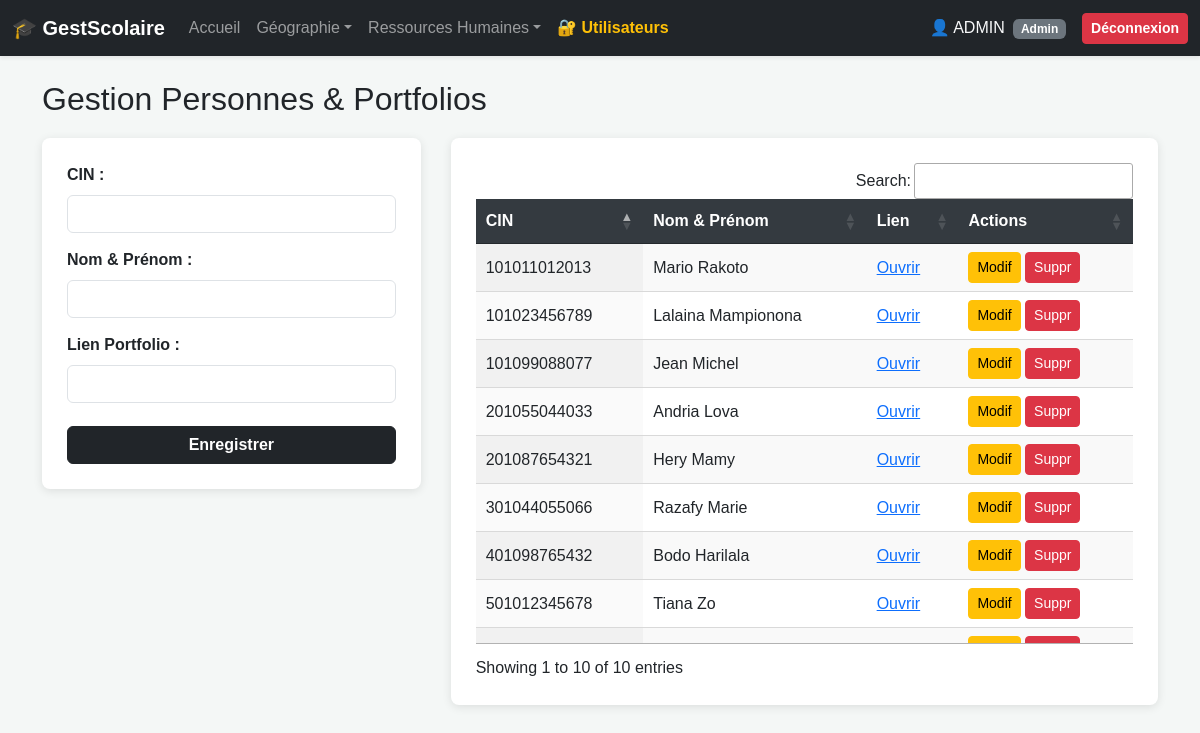
The page /portfolio/ (signed in) on the database its author committed.
### gestion_scolaire/models.py (models this page shows, shortened)
class LienPortfolio(models.Model):
    cin = models.CharField(max_length=20, unique=True, verbose_name="Numéro de CIN")
    nom_prenom = models.CharField(max_length=150, verbose_name="Nom et Prénom")
    lien = models.URLField(max_length=255, verbose_name="Lien du portfolio")
    etablissements = models.ManyToManyField(Etablissement, through='Presence', related_name='liens_portfolio')

### gestion_scolaire/views.py (the view, shortened to what this page needs)
# urls.py: path('portfolio/', views.manage_portfolio, name='manage_portfolio'),
@login_required
def manage_portfolio(request, id=None):
    instance = get_object_or_404(LienPortfolio, id=id) if id else None
    portfolios = filter_queryset_by_user(LienPortfolio.objects.all(), request.user, 'portfolio').order_by('-id')
    return render(request, 'manage_portfolio.html', {'portfolios': portfolios, 'edit_obj': instance})

### gestion_scolaire/views.py (called while the page is built, shortened)
def filter_queryset_by_user(queryset, user, entity_type):
    if user.is_superuser or not hasattr(user, 'profile'): return queryset

### gestion_scolaire/templates/manage_portfolio.html (shortened to what this page needs)
{% extends 'base.html' %}
{% block content %}
<h2>Gestion Personnes & Portfolios</h2>
<div class="container-custom">
    {% if request.user.is_superuser or request.user.profile.can_add or request.user.profile.can_edit %}
    <div class="form-section">
        <form method="POST" action="{% if edit_obj %}{% url 'manage_portfolio' edit_obj.id %}{% else %}{% url 'manage_portfolio' %}{% endif %}">
            <div class="form-group"><label class="form-label fw-bold">CIN :</label><input type="text" class="form-control" name="cin" value="{% if edit_obj %}{{ edit_obj.cin }}{% endif %}" required></div>
            <div class="form-group"><label class="form-label fw-bold">Nom & Prénom :</label><input type="text" class="form-control" name="nom_prenom" value="{% if edit_obj %}{{ edit_obj.nom_prenom }}{% endif %}" required></div>
            <div class="form-group"><label class="form-label fw-bold">Lien Portfolio :</label><input type="url" class="form-control" name="lien" value="{% if edit_obj %}{{ edit_obj.lien }}{% endif %}" required></div>
            <button type="submit" class="btn w-100 fw-bold {% if edit_obj %}btn-warning{% else %}btn-dark{% endif %} mt-2">{% if edit_obj %}Mettre à jour{% else %}Enregistrer{% endif %}</button>
        </form>
    </div>
    {% endif %}
    <div class="table-section">
        <table id="dataTable" class="display nowrap" style="width:100%">
            <thead><tr style="background:#343a40; color:white;"><th>CIN</th><th>Nom & Prénom</th><th>Lien</th><th>Actions</th></tr></thead>
            <tbody>
                {% for p in portfolios %}<tr><td>{{ p.cin }}</td><td>{{ p.nom_prenom }}</td><td><a href="{{ p.lien }}" target="_blank">Ouvrir</a></td><td>
                {% if request.user.is_superuser or request.user.profile.can_edit %}<a href="{% url 'manage_portfolio' p.id %}" class="btn btn-sm btn-warning">Modif</a>{% endif %}
                {% if request.user.is_superuser or request.user.profile.can_delete %}<form method="POST" action="{% url 'delete_portfolio' p.id %}" style="display:inline;" onsubmit="return confirm('Supprimer {{ p.nom_prenom }} ?');">{% csrf_token %}<button class="btn btn-sm btn-danger">Suppr</button></form>{% endif %}
                </td></tr>{% endfor %}
            </tbody>
        </table>
    </div>
</div>
{% endblock %}

### gestion_scolaire/templates/base.html (shortened to what this page needs)
<!DOCTYPE html>
<html lang="fr">
<head>
    <link href="https://cdn.jsdelivr.net/npm/bootstrap@5.3.2/dist/css/bootstrap.min.css" rel="stylesheet">
    <link rel="stylesheet" type="text/css" href="https://cdn.datatables.net/1.13.6/css/jquery.dataTables.css">
    <link rel="stylesheet" type="text/css" href="https://cdn.datatables.net/buttons/2.4.1/css/buttons.dataTables.min.css">
</head>
<body>
    {% if user.is_authenticated %}
    <nav class="navbar navbar-expand-lg navbar-dark bg-dark sticky-top shadow-sm">
        <div class="container-fluid">
            <a class="navbar-brand fw-bold" href="{% url 'index' %}">🎓 GestScolaire</a>
            <div class="collapse navbar-collapse" id="navbarNav">
                <ul class="navbar-nav me-auto mb-2 mb-lg-0">
                    <li class="nav-item"><a class="nav-link" href="{% url 'index' %}">Accueil</a></li>
                    <li class="nav-item dropdown">
                        <a class="nav-link dropdown-toggle" href="#" data-bs-toggle="dropdown">Géographie</a>
                    </li>
                    <li class="nav-item dropdown">
                        <a class="nav-link dropdown-toggle" href="#" data-bs-toggle="dropdown">Ressources Humaines</a>
                    </li>
                    {% if request.user.is_superuser %}
                    <li class="nav-item"><a class="nav-link text-warning fw-bold" href="{% url 'manage_users' %}">🔐 Utilisateurs</a></li>
                    {% endif %}
                </ul>
                <div class="d-flex align-items-center">
                    <span class="navbar-text text-light me-3">
                        👤 {{ request.user.username|upper }} <span class="badge bg-secondary ms-1">{% if request.user.is_superuser %}Admin{% else %}{{ request.user.profile.get_role_display }}{% endif %}</span>
                    </span>
                    <form method="POST" action="{% url 'logout' %}" class="m-0">
                        {% csrf_token %}<button type="submit" class="btn btn-danger btn-sm fw-bold">Déconnexion</button>
                    </form>
                </div>
            </div>
        </div>
    </nav>
    {% endif %}
    <div class="container mt-4">
        {% block content %}{% endblock %}
    </div>
</body>
</html>

### rows shown on the page
LienPortfolio: cin "101023456789", nom_prenom "Lalaina Mampionona", shows "Modif"
LienPortfolio: cin "201087654321", nom_prenom "Hery Mamy", shows "Modif"
LienPortfolio: cin "401098765432", nom_prenom "Bodo Harilala", shows "Modif"
LienPortfolio: cin "501012345678", nom_prenom "Tiana Zo", shows "Modif"
LienPortfolio: cin "301044055066", nom_prenom "Razafy Marie", shows "Modif"
LienPortfolio: cin "201055044033", nom_prenom "Andria Lova", shows "Modif"
LienPortfolio: cin "101099088077", nom_prenom "Jean Michel", shows "Modif"
LienPortfolio: cin "101011012013", nom_prenom "Mario Rakoto", shows "Modif"

### other values the page prints
{{ request.user.username|upper }} "ADMIN"
